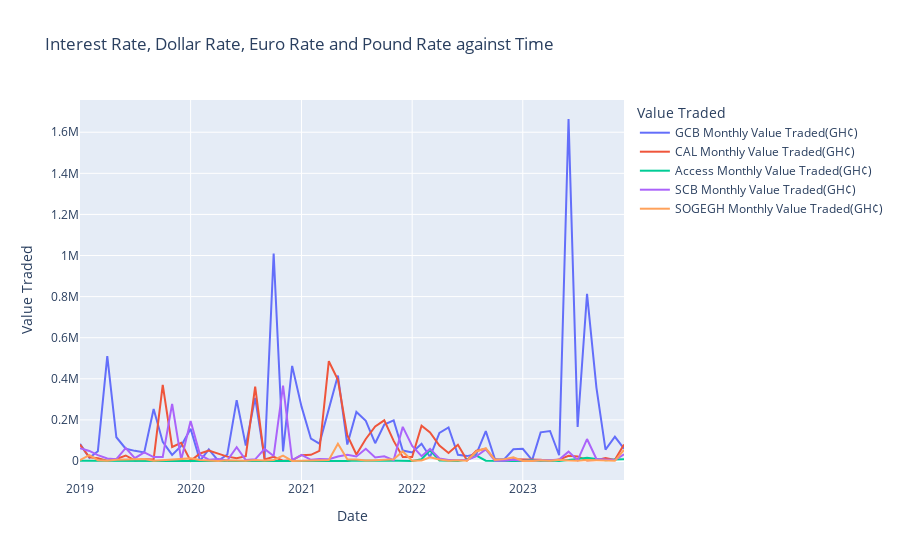

The cell this chart's notebook holds for it:
### Code cell
fig = go.Figure()
# add traces for banks
fig.add_trace(
    go.Scatter(
        x=df.index,
        y=df["GCB Monthly Value Traded(GH¢)"],
        mode="lines",
        name="GCB Monthly Value Traded(GH¢)",
    )
)

fig.add_trace(
    go.Scatter(
        x=df.index,
        y=df["CAL Monthly Value Traded(GH¢)"],
        mode="lines",
        name="CAL Monthly Value Traded(GH¢)",
    )
)

fig.add_trace(
    go.Scatter(
        x=df.index,
        y=df["Access Monthly Value Traded(GH¢)"],
        mode="lines",
        name="Access Monthly Value Traded(GH¢)",
    )
)

fig.add_trace(
    go.Scatter(
        x=df.index,
        y=df["SCB Monthly Value Traded(GH¢)"],
        mode="lines",
        name="SCB Monthly Value Traded(GH¢)",
    )
)

fig.add_trace(
    go.Scatter(
        x=df.index,
        y=df["SOGEGH Monthly Value Traded(GH¢)"],
        mode="lines",
        name="SOGEGH Monthly Value Traded(GH¢)",
    )
)
# Update the layout
fig.update_layout(
    title="Interest Rate, Dollar Rate, Euro Rate and Pound Rate against Time",
    xaxis_title="Date",
    yaxis_title="Value Traded",
    legend_title="Value Traded",
)

# Show the plot
fig.show()
